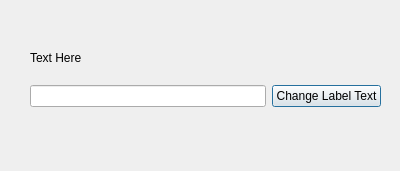
<?xml version="1.0" encoding="UTF-8"?>
<ui version="4.0">
 <class>Dialog</class>
 <widget class="QDialog" name="Dialog">
  <property name="geometry">
   <rect>
    <x>0</x>
    <y>0</y>
    <width>400</width>
    <height>171</height>
   </rect>
  </property>
  <property name="windowTitle">
   <string>Dialog</string>
  </property>
  <widget class="QLabel" name="lbl_textHere">
   <property name="geometry">
    <rect>
     <x>30</x>
     <y>50</y>
     <width>351</width>
     <height>16</height>
    </rect>
   </property>
   <property name="text">
    <string>Text Here</string>
   </property>
  </widget>
  <widget class="QWidget" name="layoutWidget">
   <property name="geometry">
    <rect>
     <x>30</x>
     <y>80</y>
     <width>351</width>
     <height>33</height>
    </rect>
   </property>
   <layout class="QHBoxLayout" name="horizontalLayout">
    <item>
     <widget class="QLineEdit" name="lineedit_Test"/>
    </item>
    <item>
     <widget class="QPushButton" name="btn_changeText">
      <property name="text">
       <string>Change Label Text</string>
      </property>
     </widget>
    </item>
   </layout>
  </widget>
 </widget>
 <resources/>
 <connections/>
</ui>
